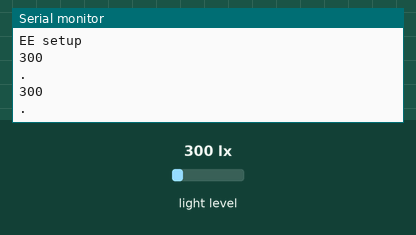
Simulated run of this sketch. Board: Arduino Uno, built with avr-gcc and run on an emulated ATmega328P. Parts: the last lines printed to the serial monitor. Inputs (shaded band) come from the test bench; at power-on: light level 300 lx.

Above: at 2.8 s.
2.9 s: light level set to 40 lx
At 3.8 s:
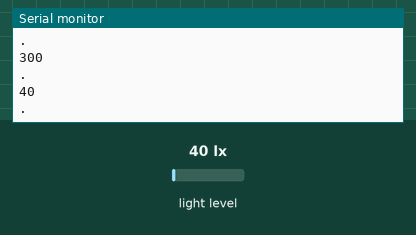
4.4 s: light level set to 500 lx
At 5.8 s:
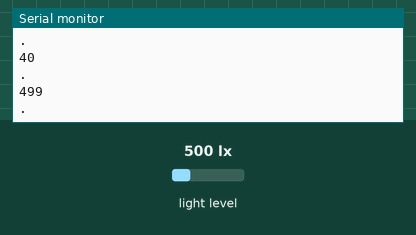
Timing chart, 0 to 7.4 s (numbered marks = the images above; inputs shaded):
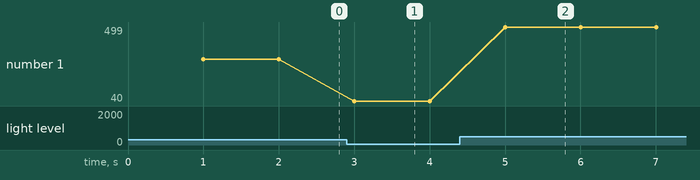

The sketch:

ilumination.ino
```cpp
// main.ino
#include "ilumination.h"

void setup() {
  Serial.begin(9600);
  set_lux();
  Serial.println("EE setup");
}

void loop() {
  delay(1000);
  Serial.println(get_lux());
  Serial.println(".");
}
```

ilumination.cpp
```cpp
//#include "globals.h"

#include <Wire.h>
#include <BH1750.h>

BH1750 luxometro;
const byte luxMode = BH1750::CONTINUOUS_HIGH_RES_MODE;

uint16_t get_lux() {
  uint16_t lux = luxometro.readLightLevel();
  return lux;
}

void set_lux() {
  luxometro.begin(luxMode);
}
```

ilumination.h
```cpp
uint16_t get_lux();
void set_lux();
```

Measured:
- after the input at 2.9 s, the serial monitor: prints a new line after 0.10 s (image 1)
- after the input at 4.4 s, the serial monitor: prints a new line after 0.60 s (image 2)
- plotted number 1: 300 → 40 after the input at 2.9 s, 40 → 499 after the input at 4.4 s
